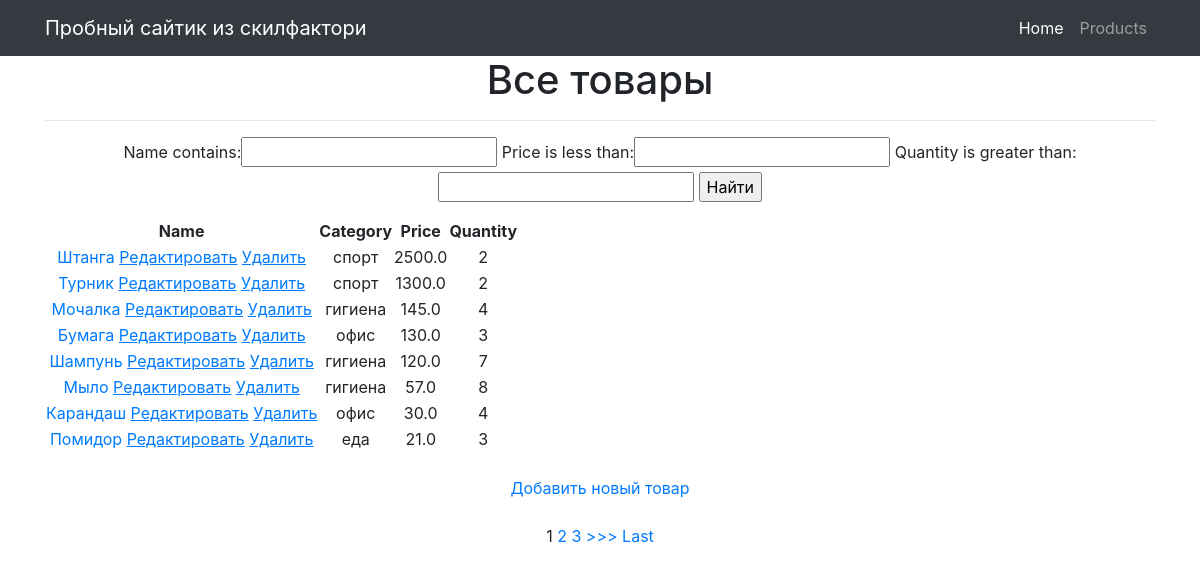
/products/, run on an earlier commit of the app's database.
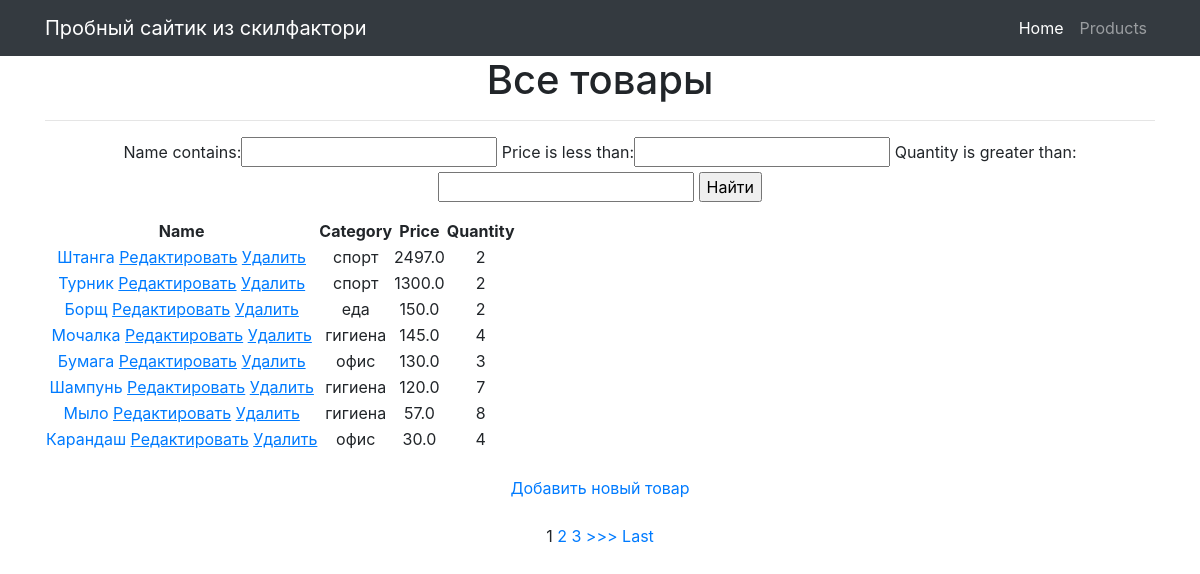
And on a later commit of the database.
### simpleapp/models.py (models this page shows, shortened)
class Product(models.Model):
    name = models.CharField(max_length=50, unique=True,)  # названия товаров не должны повторяться
    price = models.FloatField(validators=[MinValueValidator(0.0, 'Price should be >= 0.0')])
    quantity = models.IntegerField(validators=[MinValueValidator(0, 'Quantity should be >= 0')])
    category = models.ForeignKey(to='Category', on_delete=models.CASCADE, related_name='products', )
    description = models.TextField()

class Category(models.Model):
    name = models.CharField(max_length=100, unique=True)  # названия категорий тоже не должны повторяться
    def __str__(self):
        return f'{self.name}'

### simpleapp/views.py (the view, shortened to what this page needs)
# urls.py: path('', ProductsList.as_view()), # т.к. сам по себе это класс, то нам надо представить этот класс в виде view. Для этого вызываем метод as_view
class ProductsList(ListView):  # создать класс дл вывода списка объектов
    model = Product  # указываем модель, объекты которой мы будем выводить
    template_name = 'products.html'  # указываем имя шаблона, в котором будет лежать html, в котором будут все инструкции о том, как именно пользователю должны вывестись наши объекты
    context_object_name = 'products'  # это имя списка, в котором будут лежать все объекты, его надо указать, чтобы обратиться к самому списку объектов через html-шаблон
    ordering = ['-price']
    paginate_by = 1
    form_class = ProductForm  # добавляем форм класс, чтобы получать доступ к форме через метод POST
    def get_context_data(self,**kwargs):  # забираем отфильтрованные объекты переопределяя метод get_context_data у наследуемого класса (привет полиморфизм, мы скучали!!!)
        context = super().get_context_data(**kwargs)
        context['filter'] = ProductFilter(self.request.GET,
                                          queryset=self.get_queryset())  # вписываем наш фильтр в контекст
        context['categories'] = Category.objects.all()
        context['form'] = ProductForm()
        return context

### simpleapp/forms.py
class ProductForm(ModelForm):
    check_box = BooleanField(label='Все проверил')  # добавляем галочку, или же true-false поле
    class Meta:
        model = Product
        fields = ['name', 'price', 'category', 'quantity', 'description',
                  'check_box',
                  ]

### templates/products.html (shortened to what this page needs)
{% extends 'flatpages/default.html' %}
{% block content %}
<h1>Все товары</h1><hr>
<form method="GET"> {{ filter.form }}
    <input type="submit" value="Найти">
</form>
<table>
<thead>
<th>Name</th>
<th>Category</th>
<th>Price</th>
<th>Quantity</th>
</thead>
{% for product in filter.qs %}
    <tr>
        <td>  <a href="{% url 'product_detail' product.id %}">{{ product.name}}</a>
            <a href="{% url 'product_update' product.id %}"><u>Редактировать</u></a>
            <a href="{% url 'product_delete' product.id %}"><u> Удалить </u></a>
        </td>
        <td>{{ product.category}}</td>
        <td>{{product.price}}</td>
        <td>{{product.quantity}}</td>
    </tr></p>
{% endfor %}
</table>
<br>
<a href="{% url 'product_create' %}">Добавить новый товар</a> <br>
<br>
{% if is_paginated %}
    {% for num in page_obj.paginator.page_range %}
        {% if page_obj.number == num %}
            <a>{{ num }}</a>
        {% elif num > page_obj.number|add:'-3' and num < page_obj.number|add:'3' %}
            <a href="?page={{ num }}">{{ num }}</a>
        {% endif %}
    {% endfor %}
    {% if page_obj.has_next %}
        <a href="?page={{ page_obj.next_page_number }}">>>></a>
        <a href="?page={{ page_obj.paginator.num_pages}}">Last</a>
    {% endif %}
{% endif %}
{% endblock content %}

### templates/flatpages/default.html (shortened to what this page needs)
{% load static %}
<!DOCTYPE html>
<html lang="en">
<head>
  <link href="{% static 'vendor/bootstrap/css/bootstrap.min.css' %}" rel="stylesheet">
</head>
<body>
  <nav class="navbar navbar-expand-lg navbar-dark bg-dark static-top">
    <div class="container">
      <a class="navbar-brand" href="#">Пробный сайтик из скилфактори</a>
      <div class="collapse navbar-collapse" id="navbarResponsive">
        <ul class="navbar-nav ml-auto">
          <li class="nav-item active">
            <a class="nav-link" href="#">Home
            </a>
          </li>
          <li class="nav-item">
            <a class="nav-link" href="/products/">Products</a>
          </li>
        </ul>
      </div>
    </div>
  </nav>
  <div class="container">
    <div class="row">
      <div class="col-lg-12 text-center">
       {% block content %}{% endblock content %}
      </div>
    </div>
  </div>
</body>
</html>

What changed in the data, as far as the page shows it:
removed Product: name "Помидор", category "еда", price "21.0", quantity "3"
changed Product "Штанга": price "2500.0" → "2497.0"
added Product: name "Борщ", category "еда", price "150.0", quantity "2"
